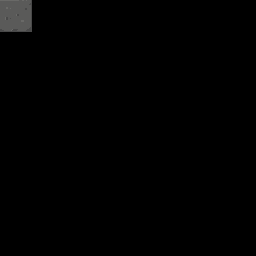

A 2D game scene composited from a Tiled map and its tileset images. What follows is a short description and the map's XML, with every tile layer's data as written:
An orthogonal 8x8 tile map with 32x32 px tiles, 14 tile layers (regions, input_ground, output_ground, output2_ground, ...).

<map version="1.4" tiledversion="1.4.3" orientation="orthogonal" renderorder="right-down" width="8" height="8" tilewidth="32" tileheight="32" infinite="0" nextlayerid="15" nextobjectid="1">
 <tileset firstgid="1" source="Dungeon_Tileset.tsx" />
 <layer id="1" name="regions" width="8" height="8">
  <data encoding="csv">
168,0,0,0,0,0,0,0,
0,0,0,0,0,0,0,0,
0,0,0,0,0,0,0,0,
0,0,0,0,0,0,0,0,
0,0,0,0,0,0,0,0,
0,0,0,0,0,0,0,0,
0,0,0,0,0,0,0,0,
0,0,0,0,0,0,0,0
</data>
 </layer>
 <layer id="2" name="input_ground" width="8" height="8">
  <data encoding="csv">
89,0,0,0,0,0,0,0,
0,0,0,0,0,0,0,0,
0,0,0,0,0,0,0,0,
0,0,0,0,0,0,0,0,
0,0,0,0,0,0,0,0,
0,0,0,0,0,0,0,0,
0,0,0,0,0,0,0,0,
0,0,0,0,0,0,0,0
</data>
 </layer>
 <layer id="3" name="output_ground" width="8" height="8">
  <data encoding="csv">
89,0,0,0,0,0,0,0,
0,0,0,0,0,0,0,0,
0,0,0,0,0,0,0,0,
0,0,0,0,0,0,0,0,
0,0,0,0,0,0,0,0,
0,0,0,0,0,0,0,0,
0,0,0,0,0,0,0,0,
0,0,0,0,0,0,0,0
</data>
 </layer>
 <layer id="4" name="output2_ground" width="8" height="8">
  <data encoding="csv">
90,0,0,0,0,0,0,0,
0,0,0,0,0,0,0,0,
0,0,0,0,0,0,0,0,
0,0,0,0,0,0,0,0,
0,0,0,0,0,0,0,0,
0,0,0,0,0,0,0,0,
0,0,0,0,0,0,0,0,
0,0,0,0,0,0,0,0
</data>
 </layer>
 <layer id="5" name="output3_ground" width="8" height="8">
  <data encoding="csv">
91,0,0,0,0,0,0,0,
0,0,0,0,0,0,0,0,
0,0,0,0,0,0,0,0,
0,0,0,0,0,0,0,0,
0,0,0,0,0,0,0,0,
0,0,0,0,0,0,0,0,
0,0,0,0,0,0,0,0,
0,0,0,0,0,0,0,0
</data>
 </layer>
 <layer id="6" name="output4_ground" width="8" height="8">
  <data encoding="csv">
92,0,0,0,0,0,0,0,
0,0,0,0,0,0,0,0,
0,0,0,0,0,0,0,0,
0,0,0,0,0,0,0,0,
0,0,0,0,0,0,0,0,
0,0,0,0,0,0,0,0,
0,0,0,0,0,0,0,0,
0,0,0,0,0,0,0,0
</data>
 </layer>
 <layer id="7" name="output5_ground" width="8" height="8">
  <data encoding="csv">
93,0,0,0,0,0,0,0,
0,0,0,0,0,0,0,0,
0,0,0,0,0,0,0,0,
0,0,0,0,0,0,0,0,
0,0,0,0,0,0,0,0,
0,0,0,0,0,0,0,0,
0,0,0,0,0,0,0,0,
0,0,0,0,0,0,0,0
</data>
 </layer>
 <layer id="8" name="output6_ground" width="8" height="8">
  <data encoding="csv">
94,0,0,0,0,0,0,0,
0,0,0,0,0,0,0,0,
0,0,0,0,0,0,0,0,
0,0,0,0,0,0,0,0,
0,0,0,0,0,0,0,0,
0,0,0,0,0,0,0,0,
0,0,0,0,0,0,0,0,
0,0,0,0,0,0,0,0
</data>
 </layer>
 <layer id="9" name="output7_ground" width="8" height="8">
  <data encoding="csv">
105,0,0,0,0,0,0,0,
0,0,0,0,0,0,0,0,
0,0,0,0,0,0,0,0,
0,0,0,0,0,0,0,0,
0,0,0,0,0,0,0,0,
0,0,0,0,0,0,0,0,
0,0,0,0,0,0,0,0,
0,0,0,0,0,0,0,0
</data>
 </layer>
 <layer id="10" name="output8_ground" width="8" height="8">
  <data encoding="csv">
106,0,0,0,0,0,0,0,
0,0,0,0,0,0,0,0,
0,0,0,0,0,0,0,0,
0,0,0,0,0,0,0,0,
0,0,0,0,0,0,0,0,
0,0,0,0,0,0,0,0,
0,0,0,0,0,0,0,0,
0,0,0,0,0,0,0,0
</data>
 </layer>
 <layer id="11" name="output9_ground" width="8" height="8">
  <data encoding="csv">
107,0,0,0,0,0,0,0,
0,0,0,0,0,0,0,0,
0,0,0,0,0,0,0,0,
0,0,0,0,0,0,0,0,
0,0,0,0,0,0,0,0,
0,0,0,0,0,0,0,0,
0,0,0,0,0,0,0,0,
0,0,0,0,0,0,0,0
</data>
 </layer>
 <layer id="12" name="output10_ground" width="8" height="8">
  <data encoding="csv">
108,0,0,0,0,0,0,0,
0,0,0,0,0,0,0,0,
0,0,0,0,0,0,0,0,
0,0,0,0,0,0,0,0,
0,0,0,0,0,0,0,0,
0,0,0,0,0,0,0,0,
0,0,0,0,0,0,0,0,
0,0,0,0,0,0,0,0
</data>
 </layer>
 <layer id="13" name="output11_ground" width="8" height="8">
  <data encoding="csv">
109,0,0,0,0,0,0,0,
0,0,0,0,0,0,0,0,
0,0,0,0,0,0,0,0,
0,0,0,0,0,0,0,0,
0,0,0,0,0,0,0,0,
0,0,0,0,0,0,0,0,
0,0,0,0,0,0,0,0,
0,0,0,0,0,0,0,0
</data>
 </layer>
 <layer id="14" name="output12_ground" width="8" height="8">
  <data encoding="csv">
110,0,0,0,0,0,0,0,
0,0,0,0,0,0,0,0,
0,0,0,0,0,0,0,0,
0,0,0,0,0,0,0,0,
0,0,0,0,0,0,0,0,
0,0,0,0,0,0,0,0,
0,0,0,0,0,0,0,0,
0,0,0,0,0,0,0,0
</data>
 </layer>
</map>
